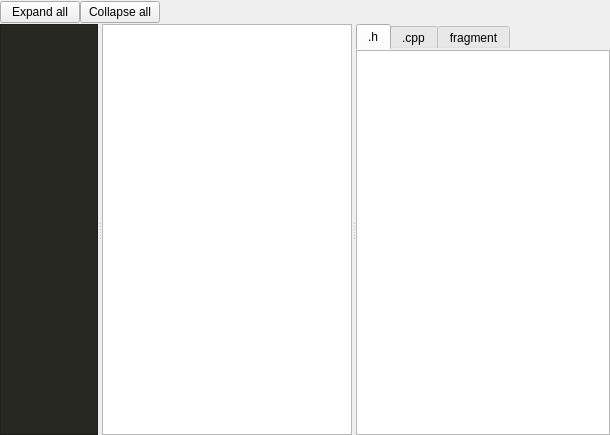
<?xml version="1.0" encoding="UTF-8"?>
<ui version="4.0">
 <class>page</class>
 <widget class="QWidget" name="page">
  <property name="geometry">
   <rect>
    <x>0</x>
    <y>0</y>
    <width>610</width>
    <height>435</height>
   </rect>
  </property>
  <property name="windowTitle">
   <string>Form</string>
  </property>
  <layout class="QGridLayout" name="gridLayout" rowstretch="0,1">
   <property name="leftMargin">
    <number>0</number>
   </property>
   <property name="topMargin">
    <number>0</number>
   </property>
   <property name="rightMargin">
    <number>0</number>
   </property>
   <property name="bottomMargin">
    <number>0</number>
   </property>
   <property name="spacing">
    <number>0</number>
   </property>
   <item row="0" column="0">
    <widget class="QWidget" name="widget" native="true">
     <layout class="QHBoxLayout" name="horizontalLayout_2">
      <property name="spacing">
       <number>0</number>
      </property>
      <property name="leftMargin">
       <number>0</number>
      </property>
      <property name="topMargin">
       <number>0</number>
      </property>
      <property name="rightMargin">
       <number>0</number>
      </property>
      <property name="bottomMargin">
       <number>0</number>
      </property>
      <item>
       <widget class="QPushButton" name="bttn_expandAll">
        <property name="text">
         <string>Expand all</string>
        </property>
       </widget>
      </item>
      <item>
       <widget class="QPushButton" name="bttn_collapseAll">
        <property name="text">
         <string>Collapse all</string>
        </property>
       </widget>
      </item>
      <item>
       <widget class="QToolBar" name="toolbar">
        <property name="minimumSize">
         <size>
          <width>240</width>
          <height>24</height>
         </size>
        </property>
       </widget>
      </item>
      <item>
       <spacer name="horizontalSpacer">
        <property name="orientation">
         <enum>Qt::Horizontal</enum>
        </property>
        <property name="sizeHint" stdset="0">
         <size>
          <width>40</width>
          <height>20</height>
         </size>
        </property>
       </spacer>
      </item>
     </layout>
    </widget>
   </item>
   <item row="1" column="0">
    <widget class="QSplitter" name="splitter">
     <property name="orientation">
      <enum>Qt::Horizontal</enum>
     </property>
     <widget class="TreeView" name="treeView">
      <property name="styleSheet">
       <string notr="true">QAbstractItemView {
    background-color: #272822;
	alternate-background-color: #2a2b25;
    color: #fafafa;
}</string>
      </property>
      <property name="sizeAdjustPolicy">
       <enum>QAbstractScrollArea::AdjustToContents</enum>
      </property>
      <property name="alternatingRowColors">
       <bool>true</bool>
      </property>
      <attribute name="headerVisible">
       <bool>true</bool>
      </attribute>
      <attribute name="headerDefaultSectionSize">
       <number>220</number>
      </attribute>
     </widget>
     <widget class="CodeBrowser" name="codeBrowser">
      <property name="palette">
       <palette>
        <active>
         <colorrole role="Highlight">
          <brush brushstyle="SolidPattern">
           <color alpha="255">
            <red>0</red>
            <green>120</green>
            <blue>215</blue>
           </color>
          </brush>
         </colorrole>
         <colorrole role="HighlightedText">
          <brush brushstyle="SolidPattern">
           <color alpha="255">
            <red>255</red>
            <green>255</green>
            <blue>255</blue>
           </color>
          </brush>
         </colorrole>
        </active>
        <inactive>
         <colorrole role="Highlight">
          <brush brushstyle="SolidPattern">
           <color alpha="255">
            <red>70</red>
            <green>70</green>
            <blue>70</blue>
           </color>
          </brush>
         </colorrole>
         <colorrole role="HighlightedText">
          <brush brushstyle="SolidPattern">
           <color alpha="255">
            <red>248</red>
            <green>248</green>
            <blue>242</blue>
           </color>
          </brush>
         </colorrole>
        </inactive>
        <disabled>
         <colorrole role="Highlight">
          <brush brushstyle="SolidPattern">
           <color alpha="255">
            <red>0</red>
            <green>120</green>
            <blue>215</blue>
           </color>
          </brush>
         </colorrole>
         <colorrole role="HighlightedText">
          <brush brushstyle="SolidPattern">
           <color alpha="255">
            <red>255</red>
            <green>255</green>
            <blue>255</blue>
           </color>
          </brush>
         </colorrole>
        </disabled>
       </palette>
      </property>
      <property name="wHint" stdset="0">
       <number>700</number>
      </property>
     </widget>
     <widget class="QTabWidget" name="tabWidget">
      <property name="styleSheet">
       <string notr="true">QTabWidget {
    border: none;
}</string>
      </property>
      <property name="currentIndex">
       <number>0</number>
      </property>
      <widget class="QWidget" name="tab_decl">
       <attribute name="title">
        <string notr="true">.h</string>
       </attribute>
       <layout class="QVBoxLayout" name="verticalLayout">
        <property name="spacing">
         <number>0</number>
        </property>
        <property name="leftMargin">
         <number>0</number>
        </property>
        <property name="topMargin">
         <number>0</number>
        </property>
        <property name="rightMargin">
         <number>0</number>
        </property>
        <property name="bottomMargin">
         <number>0</number>
        </property>
        <item>
         <widget class="CodeBrowser" name="codegenBrowser_decl">
          <property name="wHint" stdset="0">
           <number>700</number>
          </property>
         </widget>
        </item>
       </layout>
      </widget>
      <widget class="QWidget" name="tab_impl">
       <attribute name="title">
        <string notr="true">.cpp</string>
       </attribute>
       <layout class="QVBoxLayout" name="verticalLayout_2">
        <property name="spacing">
         <number>0</number>
        </property>
        <property name="leftMargin">
         <number>0</number>
        </property>
        <property name="topMargin">
         <number>0</number>
        </property>
        <property name="rightMargin">
         <number>0</number>
        </property>
        <property name="bottomMargin">
         <number>0</number>
        </property>
        <item>
         <widget class="CodeBrowser" name="codegenBrowser_impl">
          <property name="wHint" stdset="0">
           <number>700</number>
          </property>
         </widget>
        </item>
       </layout>
      </widget>
      <widget class="QWidget" name="tab_fragment">
       <attribute name="title">
        <string notr="true">fragment</string>
       </attribute>
       <layout class="QVBoxLayout" name="verticalLayout_3">
        <property name="spacing">
         <number>0</number>
        </property>
        <property name="leftMargin">
         <number>0</number>
        </property>
        <property name="topMargin">
         <number>0</number>
        </property>
        <property name="rightMargin">
         <number>0</number>
        </property>
        <property name="bottomMargin">
         <number>0</number>
        </property>
        <item>
         <widget class="CodeBrowser" name="codegenBrowser_fragment_decl">
          <property name="wHint" stdset="0">
           <number>700</number>
          </property>
         </widget>
        </item>
        <item>
         <widget class="CodeBrowser" name="codegenBrowser_fragment_impl">
          <property name="wHint" stdset="0">
           <number>700</number>
          </property>
         </widget>
        </item>
       </layout>
      </widget>
     </widget>
    </widget>
   </item>
  </layout>
 </widget>
 <customwidgets>
  <customwidget>
   <class>TreeView</class>
   <extends>QTreeView</extends>
   <header>page.h</header>
  </customwidget>
  <customwidget>
   <class>CodeBrowser</class>
   <extends>QTextBrowser</extends>
   <header>page.h</header>
  </customwidget>
 </customwidgets>
 <resources/>
 <connections>
  <connection>
   <sender>bttn_expandAll</sender>
   <signal>clicked()</signal>
   <receiver>treeView</receiver>
   <slot>expandAll()</slot>
   <hints>
    <hint type="sourcelabel">
     <x>39</x>
     <y>11</y>
    </hint>
    <hint type="destinationlabel">
     <x>37</x>
     <y>67</y>
    </hint>
   </hints>
  </connection>
  <connection>
   <sender>bttn_collapseAll</sender>
   <signal>clicked()</signal>
   <receiver>treeView</receiver>
   <slot>collapseAll()</slot>
   <hints>
    <hint type="sourcelabel">
     <x>98</x>
     <y>9</y>
    </hint>
    <hint type="destinationlabel">
     <x>75</x>
     <y>41</y>
    </hint>
   </hints>
  </connection>
 </connections>
</ui>
